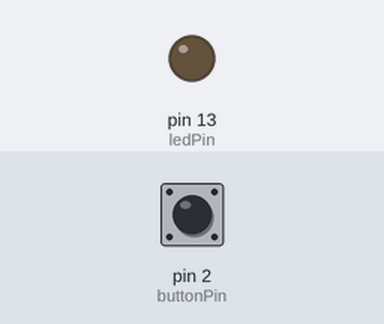
Recording of a sketch running on a simulated Arduino Uno, built with avr-gcc and run on an emulated ATmega328P. On the bench: output pins drawn as LEDs (lit = HIGH). Inputs (shaded band) come from the test bench; at power-on: pin 2 (buttonPin) HIGH.

Above: at 1.2 s.
1.3 s: pin 2 (buttonPin) pulled LOW for 0.15 s
At 1.37 s:
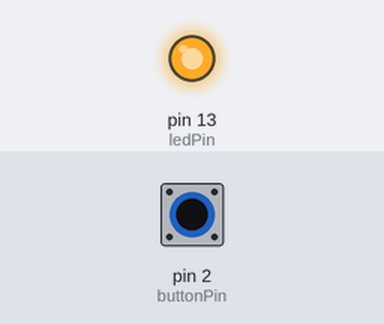
2.9 s: pin 2 (buttonPin) pulled LOW for 3.2 s
At 6.6 s:
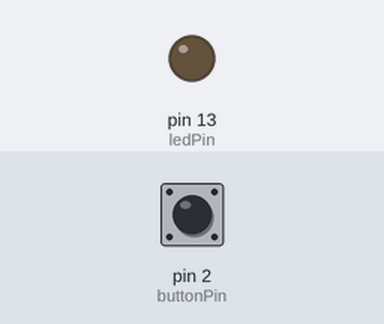
Timing chart, 0 to 8.1 s (numbered marks = the images above; inputs shaded):
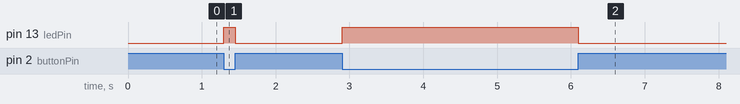

Measured:
- after the input at 1.3 s, pin 13 (ledPin): LOW → HIGH at once, → LOW 0.15 s later
- after the input at 2.9 s, pin 13 (ledPin): LOW → HIGH at once, → LOW 3.2 s later

The sketch:

led_button.ino
```cpp
// Petit test avec un bouton et la led de la carte.
// Le bouton est branche entre D2 et GND.

const int ledPin = 13;
const int buttonPin = 2;

void setup()
{
  pinMode(ledPin, OUTPUT);
  pinMode(buttonPin, INPUT_PULLUP);
}

void loop()
{
  int buttonValue = digitalRead(buttonPin);

  if (buttonValue == LOW)
    digitalWrite(ledPin, HIGH);
  else
    digitalWrite(ledPin, LOW);
}
```
